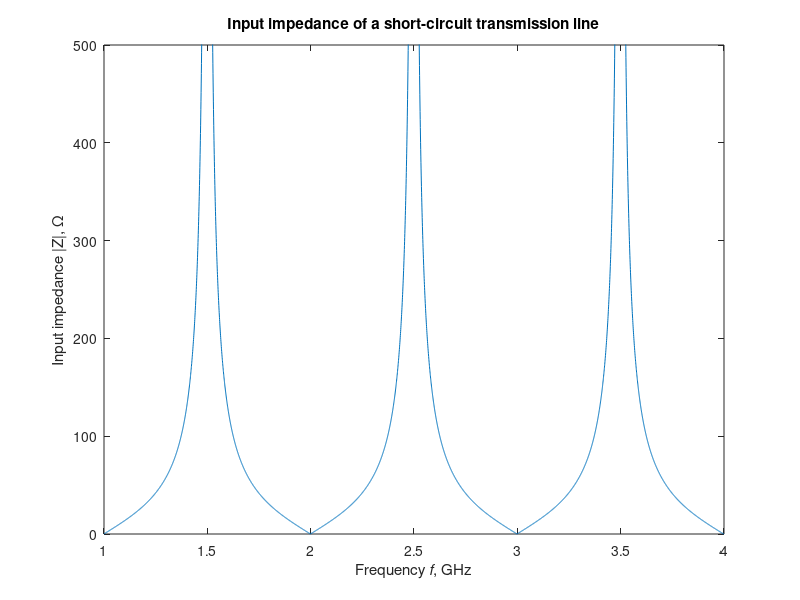

MATLAB code for this plot:
%
%   This file computes the input impedance of the
%   short-circuit line as described in Example 2.6
% 
%   Copyright (c) 1999 by P.Bretchko and R.Ludwig
%   "RF Circuit Design: Theory and Practice"
%

close all; % close all opened graphs
figure;    % open new graph

% define distributed line parameters
L=209.410e-9;  % line inductance in H/m
C=119.510e-12; % line capacitance in F/m

vp=1/sqrt(L*C); % phase velocity
Z0=sqrt(L/C);   % characteristic line impedance

d=0.1;          % line length
N=5000;         % number of sampling points

f=1e9+3e9*(0:N)/N;  % set frequency range
Z=tan(2*pi*f*d/vp); % short circuit impedance

plot(f/1e9,abs(Z0*Z));
title('Input impedance of a short-circuit transmission line');
xlabel('Frequency {\itf}, GHz');
ylabel('Input impedance |Z|, {\Omega}');
axis([1 4 0 500]);
% print -deps 'fig2_28.eps' % if uncommented -> saves a copy of plot in EPS format
